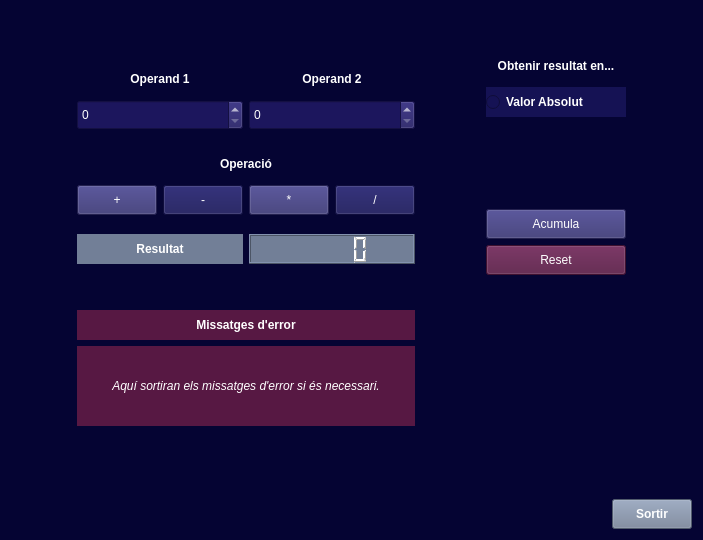
<?xml version="1.0" encoding="UTF-8"?>
<ui version="4.0">
 <class>MyForm</class>
 <widget class="QWidget" name="MyForm">
  <property name="geometry">
   <rect>
    <x>0</x>
    <y>0</y>
    <width>703</width>
    <height>540</height>
   </rect>
  </property>
  <property name="windowTitle">
   <string>Calculadora</string>
  </property>
  <property name="styleSheet">
   <string notr="true">background-color: #050433;
color: white;</string>
  </property>
  <layout class="QVBoxLayout" name="verticalLayout_12">
   <item>
    <layout class="QVBoxLayout" name="verticalLayout_11">
     <item>
      <spacer name="verticalSpacer_8">
       <property name="orientation">
        <enum>Qt::Vertical</enum>
       </property>
       <property name="sizeHint" stdset="0">
        <size>
         <width>20</width>
         <height>40</height>
        </size>
       </property>
      </spacer>
     </item>
     <item>
      <layout class="QHBoxLayout" name="horizontalLayout_5">
       <item>
        <spacer name="horizontalSpacer_4">
         <property name="orientation">
          <enum>Qt::Horizontal</enum>
         </property>
         <property name="sizeHint" stdset="0">
          <size>
           <width>40</width>
           <height>20</height>
          </size>
         </property>
        </spacer>
       </item>
       <item>
        <layout class="QVBoxLayout" name="verticalLayout_6">
         <item>
          <layout class="QVBoxLayout" name="verticalLayout_4">
           <item>
            <spacer name="verticalSpacer">
             <property name="orientation">
              <enum>Qt::Vertical</enum>
             </property>
             <property name="sizeHint" stdset="0">
              <size>
               <width>17</width>
               <height>13</height>
              </size>
             </property>
            </spacer>
           </item>
           <item>
            <layout class="QHBoxLayout" name="horizontalLayout_3">
             <item>
              <layout class="QVBoxLayout" name="verticalLayout_2">
               <item>
                <widget class="QLabel" name="label_2">
                 <property name="minimumSize">
                  <size>
                   <width>80</width>
                   <height>30</height>
                  </size>
                 </property>
                 <property name="font">
                  <font>
                   <weight>75</weight>
                   <bold>true</bold>
                  </font>
                 </property>
                 <property name="text">
                  <string>Operand 1</string>
                 </property>
                 <property name="alignment">
                  <set>Qt::AlignCenter</set>
                 </property>
                </widget>
               </item>
               <item>
                <widget class="QSpinBox" name="op1">
                 <property name="sizePolicy">
                  <sizepolicy hsizetype="Minimum" vsizetype="Fixed">
                   <horstretch>0</horstretch>
                   <verstretch>0</verstretch>
                  </sizepolicy>
                 </property>
                 <property name="minimumSize">
                  <size>
                   <width>80</width>
                   <height>30</height>
                  </size>
                 </property>
                 <property name="styleSheet">
                  <string notr="true">background-color: #1C165D;
color: white;
</string>
                 </property>
                </widget>
               </item>
              </layout>
             </item>
             <item>
              <layout class="QVBoxLayout" name="verticalLayout">
               <item>
                <widget class="QLabel" name="label">
                 <property name="minimumSize">
                  <size>
                   <width>80</width>
                   <height>30</height>
                  </size>
                 </property>
                 <property name="font">
                  <font>
                   <weight>75</weight>
                   <bold>true</bold>
                  </font>
                 </property>
                 <property name="text">
                  <string>Operand 2</string>
                 </property>
                 <property name="alignment">
                  <set>Qt::AlignCenter</set>
                 </property>
                </widget>
               </item>
               <item>
                <widget class="QSpinBox" name="op2">
                 <property name="minimumSize">
                  <size>
                   <width>80</width>
                   <height>30</height>
                  </size>
                 </property>
                 <property name="styleSheet">
                  <string notr="true">background-color: #1C165D;
color: white;
</string>
                 </property>
                </widget>
               </item>
              </layout>
             </item>
            </layout>
           </item>
           <item>
            <spacer name="verticalSpacer_2">
             <property name="orientation">
              <enum>Qt::Vertical</enum>
             </property>
             <property name="sizeHint" stdset="0">
              <size>
               <width>17</width>
               <height>13</height>
              </size>
             </property>
            </spacer>
           </item>
           <item>
            <layout class="QVBoxLayout" name="verticalLayout_3">
             <item>
              <widget class="QLabel" name="label_3">
               <property name="minimumSize">
                <size>
                 <width>80</width>
                 <height>30</height>
                </size>
               </property>
               <property name="font">
                <font>
                 <weight>75</weight>
                 <bold>true</bold>
                </font>
               </property>
               <property name="text">
                <string>Operació</string>
               </property>
               <property name="alignment">
                <set>Qt::AlignCenter</set>
               </property>
              </widget>
             </item>
             <item>
              <layout class="QHBoxLayout" name="horizontalLayout">
               <item>
                <widget class="QPushButton" name="sum">
                 <property name="sizePolicy">
                  <sizepolicy hsizetype="Minimum" vsizetype="Fixed">
                   <horstretch>0</horstretch>
                   <verstretch>0</verstretch>
                  </sizepolicy>
                 </property>
                 <property name="minimumSize">
                  <size>
                   <width>80</width>
                   <height>30</height>
                  </size>
                 </property>
                 <property name="font">
                  <font>
                   <weight>50</weight>
                   <bold>false</bold>
                  </font>
                 </property>
                 <property name="styleSheet">
                  <string notr="true">background-color: #322E6E;
color: white;</string>
                 </property>
                 <property name="text">
                  <string>+</string>
                 </property>
                </widget>
               </item>
               <item>
                <widget class="QPushButton" name="rest">
                 <property name="sizePolicy">
                  <sizepolicy hsizetype="Minimum" vsizetype="Fixed">
                   <horstretch>0</horstretch>
                   <verstretch>0</verstretch>
                  </sizepolicy>
                 </property>
                 <property name="minimumSize">
                  <size>
                   <width>80</width>
                   <height>30</height>
                  </size>
                 </property>
                 <property name="font">
                  <font>
                   <weight>50</weight>
                   <bold>false</bold>
                  </font>
                 </property>
                 <property name="styleSheet">
                  <string notr="true">background-color: #151254;
color: white;</string>
                 </property>
                 <property name="text">
                  <string>-</string>
                 </property>
                </widget>
               </item>
               <item>
                <widget class="QPushButton" name="mult">
                 <property name="sizePolicy">
                  <sizepolicy hsizetype="Minimum" vsizetype="Fixed">
                   <horstretch>0</horstretch>
                   <verstretch>0</verstretch>
                  </sizepolicy>
                 </property>
                 <property name="minimumSize">
                  <size>
                   <width>80</width>
                   <height>30</height>
                  </size>
                 </property>
                 <property name="font">
                  <font>
                   <weight>50</weight>
                   <bold>false</bold>
                  </font>
                 </property>
                 <property name="styleSheet">
                  <string notr="true">background-color: #322E6E;
color: white;</string>
                 </property>
                 <property name="text">
                  <string>*</string>
                 </property>
                </widget>
               </item>
               <item>
                <widget class="QPushButton" name="div">
                 <property name="sizePolicy">
                  <sizepolicy hsizetype="Minimum" vsizetype="Fixed">
                   <horstretch>0</horstretch>
                   <verstretch>0</verstretch>
                  </sizepolicy>
                 </property>
                 <property name="minimumSize">
                  <size>
                   <width>80</width>
                   <height>30</height>
                  </size>
                 </property>
                 <property name="font">
                  <font>
                   <weight>50</weight>
                   <bold>false</bold>
                  </font>
                 </property>
                 <property name="styleSheet">
                  <string notr="true">background-color: #151254;
color: white;</string>
                 </property>
                 <property name="text">
                  <string>/</string>
                 </property>
                </widget>
               </item>
              </layout>
             </item>
            </layout>
           </item>
           <item>
            <spacer name="verticalSpacer_3">
             <property name="orientation">
              <enum>Qt::Vertical</enum>
             </property>
             <property name="sizeHint" stdset="0">
              <size>
               <width>17</width>
               <height>13</height>
              </size>
             </property>
            </spacer>
           </item>
           <item>
            <layout class="QHBoxLayout" name="horizontalLayout_2">
             <item>
              <widget class="QLabel" name="label_4">
               <property name="minimumSize">
                <size>
                 <width>80</width>
                 <height>30</height>
                </size>
               </property>
               <property name="font">
                <font>
                 <weight>75</weight>
                 <bold>true</bold>
                </font>
               </property>
               <property name="styleSheet">
                <string notr="true">background-color: #727F97;
color: white;
</string>
               </property>
               <property name="text">
                <string>Resultat</string>
               </property>
               <property name="alignment">
                <set>Qt::AlignCenter</set>
               </property>
              </widget>
             </item>
             <item>
              <widget class="MyNumber" name="result">
               <property name="sizePolicy">
                <sizepolicy hsizetype="Minimum" vsizetype="Minimum">
                 <horstretch>0</horstretch>
                 <verstretch>0</verstretch>
                </sizepolicy>
               </property>
               <property name="minimumSize">
                <size>
                 <width>80</width>
                 <height>30</height>
                </size>
               </property>
               <property name="styleSheet">
                <string notr="true">background-color: #727F97;
color: white;
</string>
               </property>
              </widget>
             </item>
            </layout>
           </item>
          </layout>
         </item>
         <item>
          <layout class="QVBoxLayout" name="verticalLayout_5">
           <item>
            <spacer name="verticalSpacer_4">
             <property name="orientation">
              <enum>Qt::Vertical</enum>
             </property>
             <property name="sizeHint" stdset="0">
              <size>
               <width>20</width>
               <height>40</height>
              </size>
             </property>
            </spacer>
           </item>
           <item>
            <widget class="QLabel" name="label_6">
             <property name="minimumSize">
              <size>
               <width>80</width>
               <height>30</height>
              </size>
             </property>
             <property name="font">
              <font>
               <weight>75</weight>
               <bold>true</bold>
              </font>
             </property>
             <property name="styleSheet">
              <string notr="true">background-color: #571843;
color: white;</string>
             </property>
             <property name="text">
              <string>Missatges d'error</string>
             </property>
             <property name="alignment">
              <set>Qt::AlignCenter</set>
             </property>
            </widget>
           </item>
           <item>
            <widget class="QLabel" name="error">
             <property name="minimumSize">
              <size>
               <width>50</width>
               <height>80</height>
              </size>
             </property>
             <property name="font">
              <font>
               <weight>50</weight>
               <italic>true</italic>
               <bold>false</bold>
              </font>
             </property>
             <property name="styleSheet">
              <string notr="true">background-color: #571843;
color: white;</string>
             </property>
             <property name="text">
              <string>Aquí sortiran els missatges d'error si és necessari.</string>
             </property>
             <property name="alignment">
              <set>Qt::AlignCenter</set>
             </property>
            </widget>
           </item>
          </layout>
         </item>
        </layout>
       </item>
       <item>
        <spacer name="horizontalSpacer_2">
         <property name="orientation">
          <enum>Qt::Horizontal</enum>
         </property>
         <property name="sizeHint" stdset="0">
          <size>
           <width>40</width>
           <height>20</height>
          </size>
         </property>
        </spacer>
       </item>
       <item>
        <layout class="QVBoxLayout" name="verticalLayout_10">
         <item>
          <layout class="QVBoxLayout" name="verticalLayout_7">
           <item>
            <widget class="QLabel" name="label_7">
             <property name="minimumSize">
              <size>
               <width>80</width>
               <height>30</height>
              </size>
             </property>
             <property name="font">
              <font>
               <weight>75</weight>
               <bold>true</bold>
              </font>
             </property>
             <property name="text">
              <string>Obtenir resultat en...</string>
             </property>
             <property name="alignment">
              <set>Qt::AlignCenter</set>
             </property>
            </widget>
           </item>
           <item>
            <widget class="QRadioButton" name="absolut">
             <property name="minimumSize">
              <size>
               <width>140</width>
               <height>30</height>
              </size>
             </property>
             <property name="font">
              <font>
               <weight>75</weight>
               <bold>true</bold>
              </font>
             </property>
             <property name="styleSheet">
              <string notr="true">background-color: #151254;
color: white;</string>
             </property>
             <property name="text">
              <string>Valor Absolut</string>
             </property>
            </widget>
           </item>
          </layout>
         </item>
         <item>
          <layout class="QVBoxLayout" name="verticalLayout_9">
           <item>
            <spacer name="verticalSpacer_7">
             <property name="orientation">
              <enum>Qt::Vertical</enum>
             </property>
             <property name="sizeHint" stdset="0">
              <size>
               <width>20</width>
               <height>40</height>
              </size>
             </property>
            </spacer>
           </item>
           <item>
            <widget class="QPushButton" name="pushButton">
             <property name="minimumSize">
              <size>
               <width>80</width>
               <height>30</height>
              </size>
             </property>
             <property name="styleSheet">
              <string notr="true">background-color: #322E6E;
color: white;</string>
             </property>
             <property name="text">
              <string>Acumula</string>
             </property>
            </widget>
           </item>
           <item>
            <widget class="QPushButton" name="pushButton_2">
             <property name="minimumSize">
              <size>
               <width>80</width>
               <height>30</height>
              </size>
             </property>
             <property name="styleSheet">
              <string notr="true">background-color: #571843;
color: white;</string>
             </property>
             <property name="text">
              <string>Reset</string>
             </property>
            </widget>
           </item>
          </layout>
         </item>
         <item>
          <spacer name="verticalSpacer_6">
           <property name="orientation">
            <enum>Qt::Vertical</enum>
           </property>
           <property name="sizeHint" stdset="0">
            <size>
             <width>20</width>
             <height>40</height>
            </size>
           </property>
          </spacer>
         </item>
        </layout>
       </item>
       <item>
        <spacer name="horizontalSpacer_3">
         <property name="orientation">
          <enum>Qt::Horizontal</enum>
         </property>
         <property name="sizeHint" stdset="0">
          <size>
           <width>40</width>
           <height>20</height>
          </size>
         </property>
        </spacer>
       </item>
      </layout>
     </item>
    </layout>
   </item>
   <item>
    <layout class="QVBoxLayout" name="verticalLayout_8">
     <item>
      <spacer name="verticalSpacer_5">
       <property name="orientation">
        <enum>Qt::Vertical</enum>
       </property>
       <property name="sizeHint" stdset="0">
        <size>
         <width>20</width>
         <height>40</height>
        </size>
       </property>
      </spacer>
     </item>
     <item>
      <layout class="QHBoxLayout" name="horizontalLayout_4">
       <item>
        <spacer name="horizontalSpacer">
         <property name="orientation">
          <enum>Qt::Horizontal</enum>
         </property>
         <property name="sizeHint" stdset="0">
          <size>
           <width>40</width>
           <height>20</height>
          </size>
         </property>
        </spacer>
       </item>
       <item>
        <widget class="QPushButton" name="pushButton_3">
         <property name="minimumSize">
          <size>
           <width>80</width>
           <height>30</height>
          </size>
         </property>
         <property name="font">
          <font>
           <weight>75</weight>
           <bold>true</bold>
          </font>
         </property>
         <property name="styleSheet">
          <string notr="true">background-color: #727F97;
color: white;
</string>
         </property>
         <property name="text">
          <string>Sortir</string>
         </property>
        </widget>
       </item>
      </layout>
     </item>
    </layout>
   </item>
  </layout>
  <zorder></zorder>
 </widget>
 <customwidgets>
  <customwidget>
   <class>MyNumber</class>
   <extends>QLCDNumber</extends>
   <header>MyNumber.h</header>
   <slots>
    <signal>signalSetResult(int)</signal>
    <signal>signalError(QString)</signal>
    <signal>signalAcumula(int)</signal>
    <signal>setToZero(int)</signal>
    <signal>setToZeroAbsolut()</signal>
    <slot>getOp1(int)</slot>
    <slot>getOp2(int)</slot>
    <slot>calcSum()</slot>
    <slot>calcRest()</slot>
    <slot>calcMult()</slot>
    <slot>calcDiv()</slot>
    <slot>setAbsolut()</slot>
    <slot>executeAcumula()</slot>
    <slot>reset()</slot>
   </slots>
  </customwidget>
 </customwidgets>
 <resources/>
 <connections>
  <connection>
   <sender>mult</sender>
   <signal>clicked()</signal>
   <receiver>result</receiver>
   <slot>calcMult()</slot>
   <hints>
    <hint type="sourcelabel">
     <x>264</x>
     <y>211</y>
    </hint>
    <hint type="destinationlabel">
     <x>389</x>
     <y>278</y>
    </hint>
   </hints>
  </connection>
  <connection>
   <sender>div</sender>
   <signal>clicked()</signal>
   <receiver>result</receiver>
   <slot>calcDiv()</slot>
   <hints>
    <hint type="sourcelabel">
     <x>362</x>
     <y>221</y>
    </hint>
    <hint type="destinationlabel">
     <x>368</x>
     <y>278</y>
    </hint>
   </hints>
  </connection>
  <connection>
   <sender>op1</sender>
   <signal>valueChanged(int)</signal>
   <receiver>result</receiver>
   <slot>getOp1(int)</slot>
   <hints>
    <hint type="sourcelabel">
     <x>223</x>
     <y>131</y>
    </hint>
    <hint type="destinationlabel">
     <x>288</x>
     <y>257</y>
    </hint>
   </hints>
  </connection>
  <connection>
   <sender>sum</sender>
   <signal>clicked()</signal>
   <receiver>result</receiver>
   <slot>calcSum()</slot>
   <hints>
    <hint type="sourcelabel">
     <x>124</x>
     <y>208</y>
    </hint>
    <hint type="destinationlabel">
     <x>296</x>
     <y>278</y>
    </hint>
   </hints>
  </connection>
  <connection>
   <sender>op2</sender>
   <signal>valueChanged(int)</signal>
   <receiver>result</receiver>
   <slot>getOp2(int)</slot>
   <hints>
    <hint type="sourcelabel">
     <x>410</x>
     <y>125</y>
    </hint>
    <hint type="destinationlabel">
     <x>408</x>
     <y>281</y>
    </hint>
   </hints>
  </connection>
  <connection>
   <sender>rest</sender>
   <signal>clicked()</signal>
   <receiver>result</receiver>
   <slot>calcRest()</slot>
   <hints>
    <hint type="sourcelabel">
     <x>204</x>
     <y>223</y>
    </hint>
    <hint type="destinationlabel">
     <x>362</x>
     <y>261</y>
    </hint>
   </hints>
  </connection>
  <connection>
   <sender>result</sender>
   <signal>signalSetResult(int)</signal>
   <receiver>result</receiver>
   <slot>display(int)</slot>
   <hints>
    <hint type="sourcelabel">
     <x>339</x>
     <y>273</y>
    </hint>
    <hint type="destinationlabel">
     <x>351</x>
     <y>267</y>
    </hint>
   </hints>
  </connection>
  <connection>
   <sender>result</sender>
   <signal>signalError(QString)</signal>
   <receiver>error</receiver>
   <slot>setText(QString)</slot>
   <hints>
    <hint type="sourcelabel">
     <x>319</x>
     <y>265</y>
    </hint>
    <hint type="destinationlabel">
     <x>277</x>
     <y>394</y>
    </hint>
   </hints>
  </connection>
  <connection>
   <sender>absolut</sender>
   <signal>clicked()</signal>
   <receiver>result</receiver>
   <slot>setAbsolut()</slot>
   <hints>
    <hint type="sourcelabel">
     <x>528</x>
     <y>102</y>
    </hint>
    <hint type="destinationlabel">
     <x>393</x>
     <y>274</y>
    </hint>
   </hints>
  </connection>
  <connection>
   <sender>pushButton</sender>
   <signal>clicked()</signal>
   <receiver>result</receiver>
   <slot>executeAcumula()</slot>
   <hints>
    <hint type="sourcelabel">
     <x>568</x>
     <y>234</y>
    </hint>
    <hint type="destinationlabel">
     <x>362</x>
     <y>266</y>
    </hint>
   </hints>
  </connection>
  <connection>
   <sender>result</sender>
   <signal>signalAcumula(int)</signal>
   <receiver>op1</receiver>
   <slot>setValue(int)</slot>
   <hints>
    <hint type="sourcelabel">
     <x>367</x>
     <y>267</y>
    </hint>
    <hint type="destinationlabel">
     <x>212</x>
     <y>121</y>
    </hint>
   </hints>
  </connection>
  <connection>
   <sender>pushButton_3</sender>
   <signal>clicked()</signal>
   <receiver>MyForm</receiver>
   <slot>close()</slot>
   <hints>
    <hint type="sourcelabel">
     <x>641</x>
     <y>504</y>
    </hint>
    <hint type="destinationlabel">
     <x>703</x>
     <y>517</y>
    </hint>
   </hints>
  </connection>
  <connection>
   <sender>pushButton_2</sender>
   <signal>clicked()</signal>
   <receiver>result</receiver>
   <slot>reset()</slot>
   <hints>
    <hint type="sourcelabel">
     <x>564</x>
     <y>275</y>
    </hint>
    <hint type="destinationlabel">
     <x>319</x>
     <y>273</y>
    </hint>
   </hints>
  </connection>
  <connection>
   <sender>result</sender>
   <signal>setToZero(int)</signal>
   <receiver>op1</receiver>
   <slot>setValue(int)</slot>
   <hints>
    <hint type="sourcelabel">
     <x>318</x>
     <y>269</y>
    </hint>
    <hint type="destinationlabel">
     <x>149</x>
     <y>129</y>
    </hint>
   </hints>
  </connection>
  <connection>
   <sender>result</sender>
   <signal>setToZero(int)</signal>
   <receiver>op2</receiver>
   <slot>setValue(int)</slot>
   <hints>
    <hint type="sourcelabel">
     <x>330</x>
     <y>284</y>
    </hint>
    <hint type="destinationlabel">
     <x>325</x>
     <y>123</y>
    </hint>
   </hints>
  </connection>
  <connection>
   <sender>result</sender>
   <signal>setToZero(int)</signal>
   <receiver>result</receiver>
   <slot>display(int)</slot>
   <hints>
    <hint type="sourcelabel">
     <x>265</x>
     <y>278</y>
    </hint>
    <hint type="destinationlabel">
     <x>251</x>
     <y>262</y>
    </hint>
   </hints>
  </connection>
  <connection>
   <sender>result</sender>
   <signal>setToZeroAbsolut()</signal>
   <receiver>absolut</receiver>
   <slot>toggle()</slot>
   <hints>
    <hint type="sourcelabel">
     <x>355</x>
     <y>268</y>
    </hint>
    <hint type="destinationlabel">
     <x>561</x>
     <y>103</y>
    </hint>
   </hints>
  </connection>
 </connections>
</ui>
